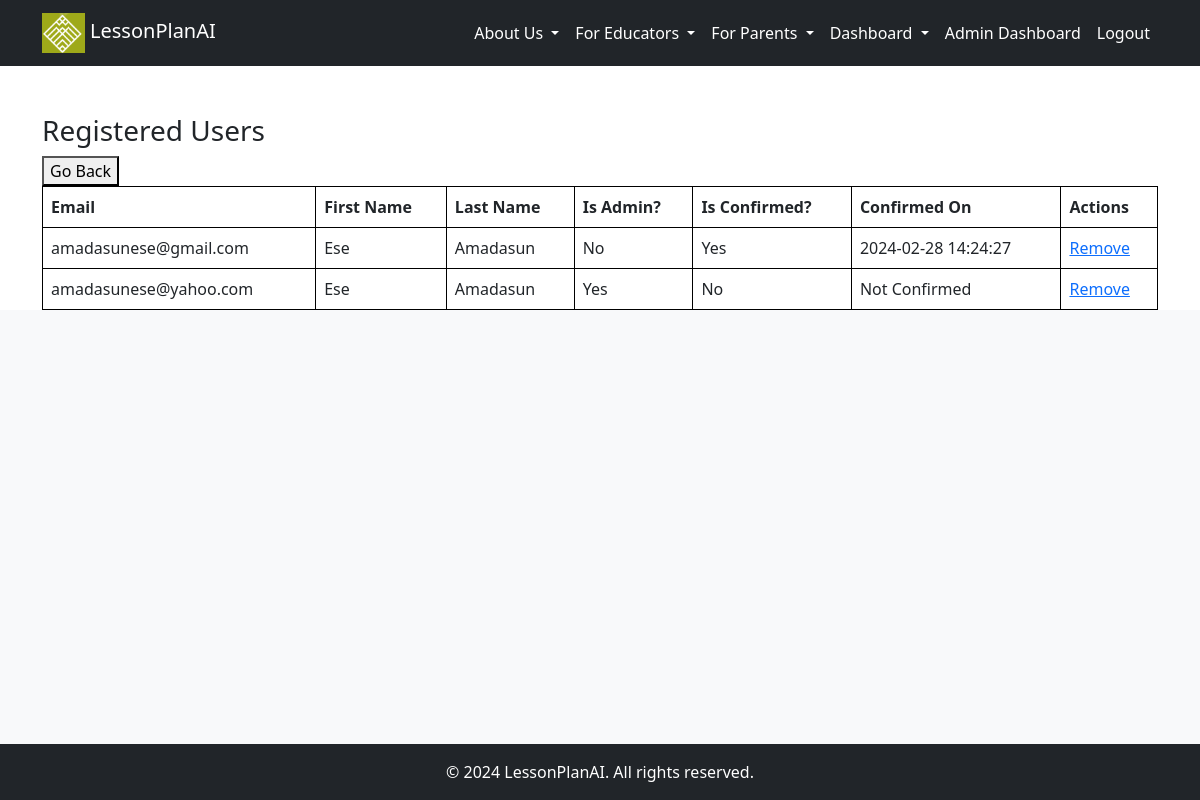
/admin_users (signed in), run on an earlier commit of the app's database.
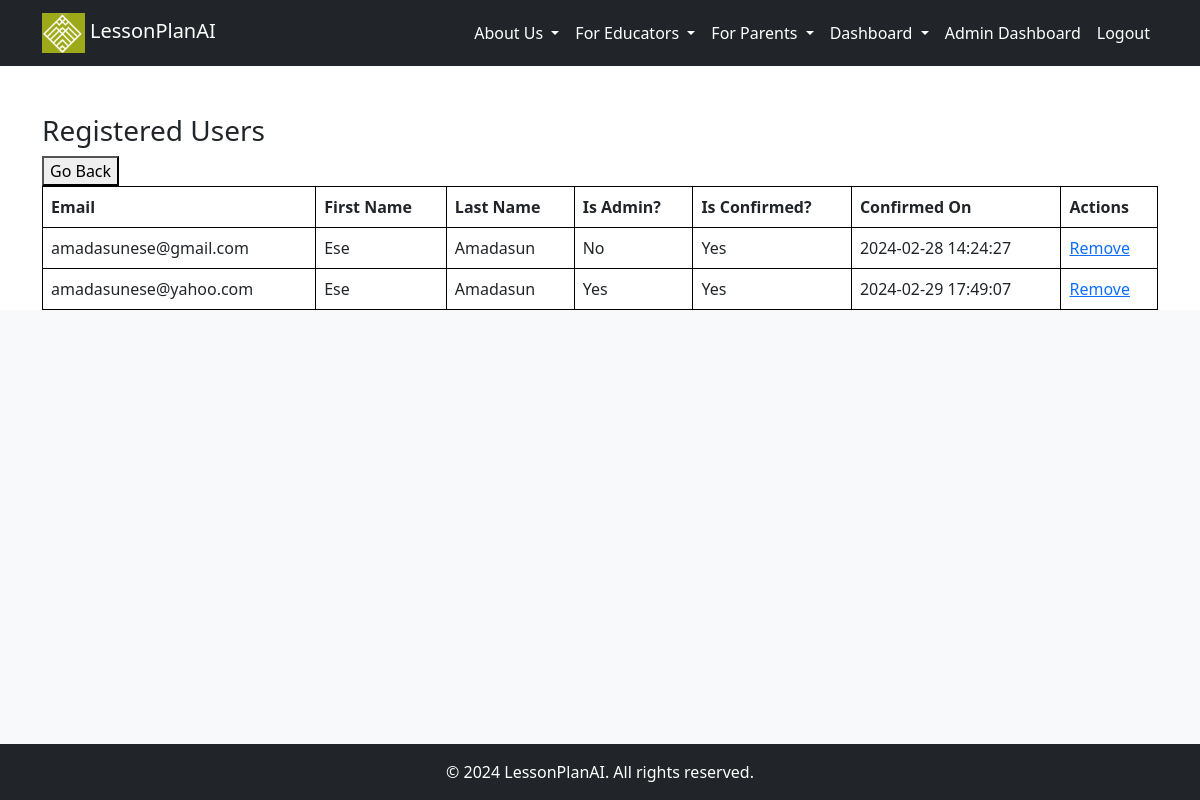
And on a later commit of the database.
### src/accounts/models.py (models this page shows, shortened)
class User(UserMixin, db.Model):
    __tablename__ = "users"
    id = db.Column(db.Integer, primary_key=True)
    email = db.Column(db.String, unique=True, nullable=False)
    first_name = db.Column(db.String, nullable=False)
    last_name = db.Column(db.String, nullable=False)
    password = db.Column(db.String, nullable=False)
    created_on = db.Column(db.DateTime, nullable=False)
    is_admin = db.Column(db.Boolean, nullable=False, default=False)
    is_confirmed = db.Column(db.Boolean, nullable=True, default=False)
    confirmed_on = db.Column(db.DateTime, nullable=True)
    subscription = db.relationship('Subscription', backref='user', uselist=False)
    tutor = db.relationship('Tutor', backref='user', uselist=False)

### src/core/views.py (the view)
@core_bp.route('/admin_users')
@login_required
def manage_users():
    if not current_user.is_admin:
        flash('Access denied: You must be an admin to view this page.', 'danger')
        return redirect(url_for('core.index'))
    """Query users with subscriptions"""
    users_with_subscriptions = User.query.options(joinedload(User.subscription)).all()
    return render_template('core/manage_users.html', users=users_with_subscriptions)

### src/__init__.py (called while the page is built)
@login_manager.user_loader
def load_user(user_id):
    return User.query.filter(User.id == int(user_id)).first()

### src/templates/core/manage_users.html
{% extends '_base.html' %}
{% block content %}
  <h3>Registered Users</h3>
  <button onclick="window.history.back();">Go Back</button>
  <table style="border-collapse: collapse; width: 100%;">
    <tr>
      <th style="border: 1px solid black;">Email</th>
      <th style="border: 1px solid black;">First Name</th>
      <th style="border: 1px solid black;">Last Name</th>
      <th style="border: 1px solid black;">Is Admin?</th>
      <th style="border: 1px solid black;">Is Confirmed?</th>
      <th style="border: 1px solid black;">Confirmed On</th>
      <th style="border: 1px solid black;">Actions</th>
    </tr>
    {% for user in users %}
      <tr>
        <td style="border: 1px solid black;">{{ user.email }}</td>
        <td style="border: 1px solid black;">{{ user.first_name }}</td>
        <td style="border: 1px solid black;">{{ user.last_name }}</td>
        <td style="border: 1px solid black;">{{ 'Yes' if user.is_admin else 'No' }}</td>
        <td style="border: 1px solid black;">{{ 'Yes' if user.is_confirmed else 'No' }}</td>
        <td style="border: 1px solid black;">{{ user.confirmed_on.strftime('%Y-%m-%d %H:%M:%S') if user.confirmed_on else 'Not Confirmed' }}</td>
        <td style="border: 1px solid black;">
          <a href="{{ url_for('core.delete_user', user_id=user.id) }}">Remove</a>
        </td>
      </tr>
    {% endfor %}
  </table>
{% endblock %}

What changed in the data, as far as the page shows it:
changed User "amadasunese@yahoo.com": is_confirmed "No" → "Yes"; confirmed_on "Not Confirmed" → "2024-02-29 17:49:07"
